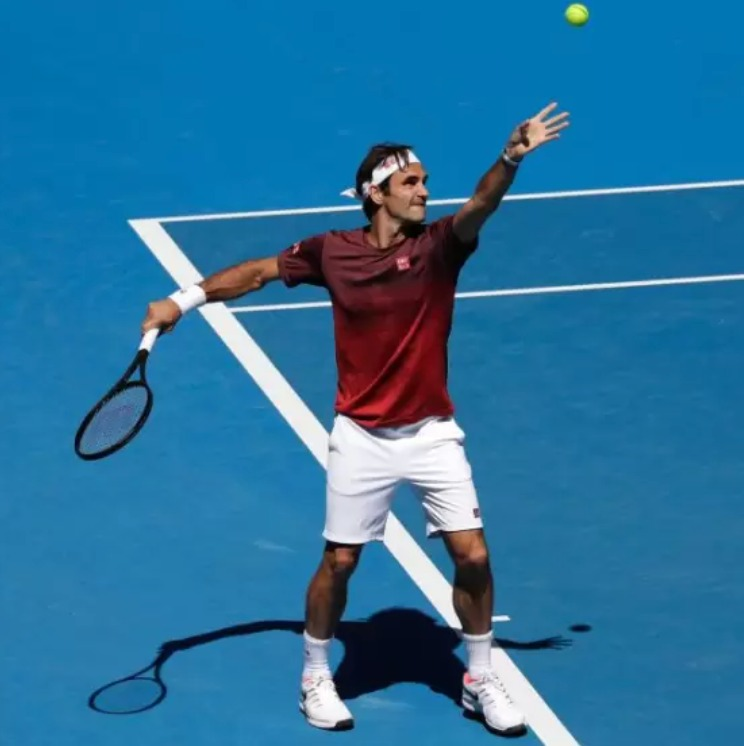
#> input picture course/versions/ai-workshops/02_vision/_resources/pictures/sample.jpg, 744 x 746 px
$ jupyter execute 01_images_and_cameras.ipynb   (shell and % lines are left out)
#> lines starting #> are read from the running program, lines starting #| are printed output that depends on the picture
[cell 1]
# Notebook 1: Images are Numbers
# You'll learn: pixels, channels, arrays, and a first camera frame.

import numpy as np
import matplotlib.pyplot as plt
import cv2

print("numpy:", np.__version__)
print("opencv:", cv2.__version__)

[cell 2]
# A tiny 3x4 "image" with 1 channel (grayscale)
img = np.array([
    [0,  50, 100, 150],
    [10, 60, 110, 160],
    [20, 70, 120, 170]
], dtype=np.uint8)

print("shape:", img.shape)   # (height, width)
print("dtype:", img.dtype)
print("min/max:", img.min(), img.max())

plt.imshow(img, cmap="gray")
plt.title("A tiny grayscale image")
plt.axis("off")
plt.show()

[cell 3]
# Put an image file next to this notebook, e.g. "sample.jpg"
path = "../pictures/sample.jpg"
bgr = cv2.imread(path)
#> bgr is the input picture: shape (746, 744, 3); mean B, G, R 157.7, 114.5, 40.8

if bgr is None:
    raise FileNotFoundError(
        f"Couldn't load {path}. Put an image next to the notebook (e.g. sample.jpg)."
    )

print("OpenCV loads BGR images by default.")
print("shape (H,W,C):", bgr.shape)
#| shape (H,W,C): (746, 744, 3)
print("dtype:", bgr.dtype)
#| dtype: uint8

rgb = cv2.cvtColor(bgr, cv2.COLOR_BGR2RGB)

plt.imshow(rgb)
plt.title("Loaded image (RGB)")
plt.axis("off")
plt.show()

[cell 4]
R = rgb[:, :, 0]
G = rgb[:, :, 1]
B = rgb[:, :, 2]

fig, axes = plt.subplots(1, 3, figsize=(12, 4))
axes[0].imshow(R, cmap="Reds"); axes[0].set_title("Red channel"); axes[0].axis("off")
axes[1].imshow(G, cmap="Greens"); axes[1].set_title("Green channel"); axes[1].axis("off")
axes[2].imshow(B, cmap="Blues"); axes[2].set_title("Blue channel"); axes[2].axis("off")
plt.show()

[cell 5]
gray = cv2.cvtColor(bgr, cv2.COLOR_BGR2GRAY)
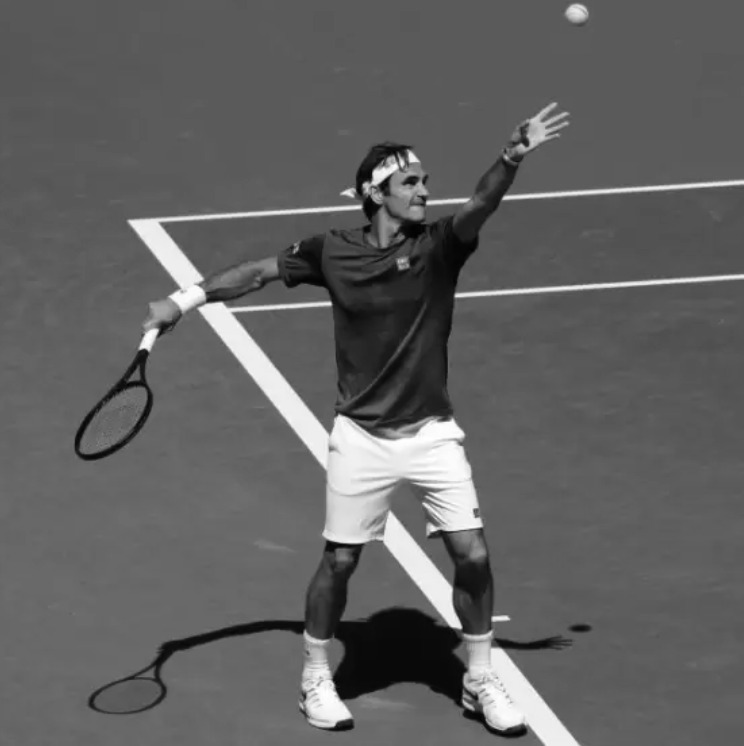
#> gray: shape (746, 744); min 1, max 255, mean 97.4

print("gray shape:", gray.shape)
#| gray shape: (746, 744)

plt.imshow(gray, cmap="gray")
plt.title("Grayscale")
plt.axis("off")
plt.show()

# Brightness change (clipped to 0..255)
brighter = np.clip(gray + 40, 0, 255).astype(np.uint8)
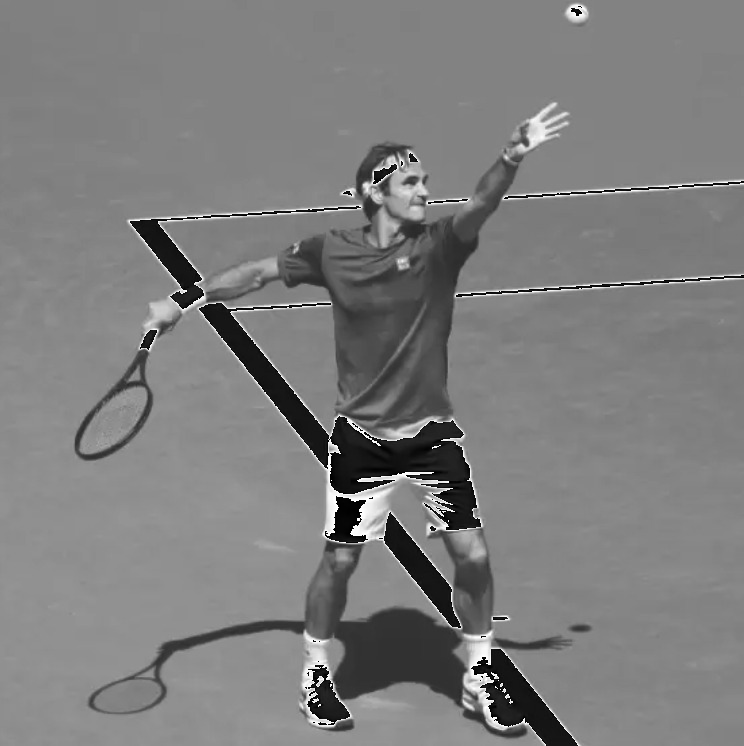
#> brighter: shape (746, 744); min 0, max 255, mean 125.5
darker = np.clip(gray - 40, 0, 255).astype(np.uint8)

fig, axes = plt.subplots(1, 3, figsize=(12, 4))
axes[0].imshow(darker, cmap="gray"); axes[0].set_title("Darker"); axes[0].axis("off")
axes[1].imshow(gray, cmap="gray"); axes[1].set_title("Original"); axes[1].axis("off")
axes[2].imshow(brighter, cmap="gray"); axes[2].set_title("Brighter"); axes[2].axis("off")
plt.show()

[cell 6]
# Did you notice how some pixels got brighter in the "darker" image, even though we subtracted values? Similarly, did you notice how some got darker in the "brighter" image?
# Remember, pixel values are represented by unsigned 8-bit integers (uint8), meaning they only contain values between 0-255. If we try to represent a value less than 0 like this, then the values cannot be accurate. What happens is something called "underflow" when trying to go below 0 and "overflow" when trying to go above 255. The values "wrap around" to the other side so that they always stay within the range capable of being represented by uint8.

# Th below demonstrates this:

# Display the grayscale values
print(f"Grayscale values: min: {gray.min()}, max: {gray.max()}")
#| Grayscale values: min: 1, max: 255

# Subtract 40 from the grayscale values
shifted_down_uint8 = gray - 40

# Due to underflow, the values that were originally less than 40 will wrap around and become large values close to 255. Thus, the range of the shifted_down_uint8 will still be between 0 and 255.
print(f"Shifted down values: min: {shifted_down_uint8.min()}, max: {shifted_down_uint8.max()}")
#| Shifted down values: min: 0, max: 255

# To avoid this, we can convert the image to another data type before performing the subtraction, and then clip the values to the correct range before converting back to uint8:
shifted_down = np.clip(gray.astype(np.float32) - 40, 0, 255).astype(np.uint8)
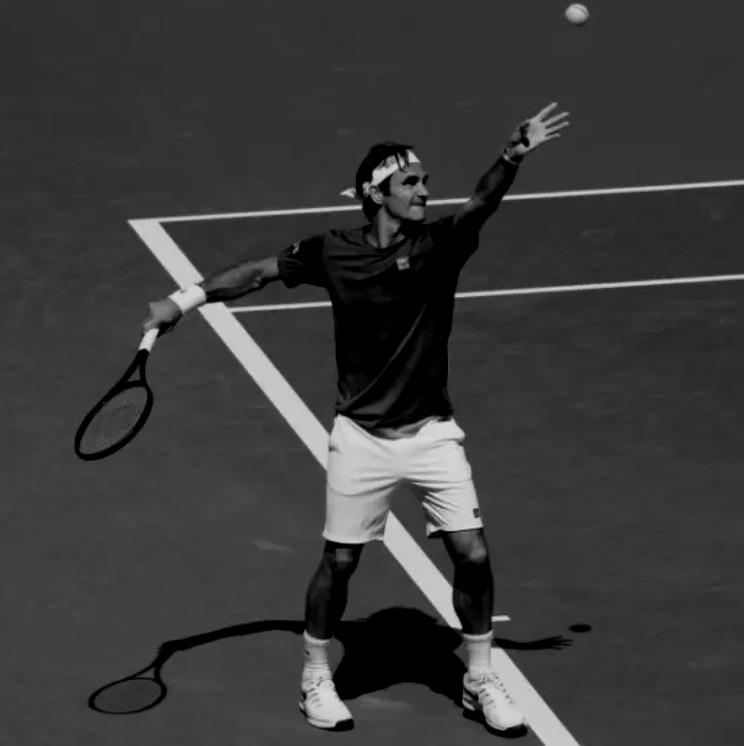
#> shifted_down: shape (746, 744); min 0, max 215, mean 58.5

# Now, we can see the values are correctly shifted down and we've avoided underflow:
print(f"Shifted down values (with clipping): min: {shifted_down.min()}, max: {shifted_down.max()}")
#| Shifted down values (with clipping): min: 0, max: 215

[cell 7]
# We can look at the distribution of pixel values by counting the number of pixels at each intensity level (0..255) BEFORE and AFTER brightness change.

plt.hist(darker.ravel(), bins=256, range=(0, 255), color="black", alpha=0.5, label="Darker")
# plt.hist(shifted_down.ravel(), bins=256, range=(0, 255), color="red", alpha=0.5, label="Accounting for Underflow")
plt.hist(gray.ravel(), bins=256, range=(0, 255), color="gray", alpha=0.5, label="Original")
plt.hist(brighter.ravel(), bins=256, range=(0, 255), color="lightgray", alpha=0.5, label="Brighter")
plt.legend()
plt.show()
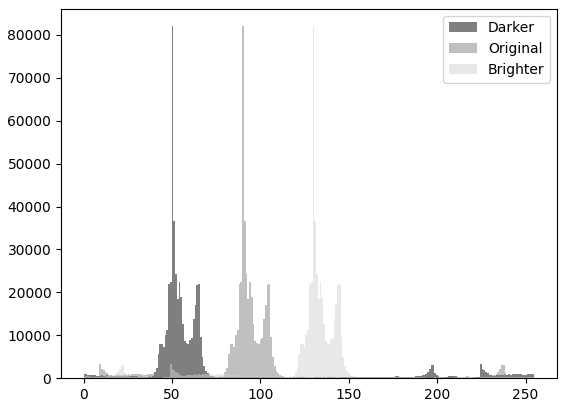
#> figure drawn by matplotlib, 1 panel; tallest bar 82024 high, from x = 49.8 to 50.8; tallest bar 82024 high, from x = 89.65 to 90.64; tallest bar 82024 high, from x = 129.5 to 130.5

[cell 8]
h, w = rgb.shape[:2]
#> h = 746; w = 744
crop = rgb[h//4: 3*h//4, w//4: 3*w//4]  # center crop
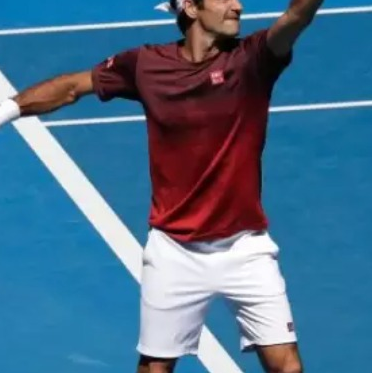
#> crop: shape (373, 372, 3); mean R, G, B 75.6, 112, 140.7

resized = cv2.resize(crop, (w//2, h//2), interpolation=cv2.INTER_AREA)

plt.figure(figsize=(5,5))
plt.imshow(resized)
plt.title("Cropped + resized")
plt.axis("off")
plt.show()

[cell 9]
import subprocess
import cv2
import matplotlib.pyplot as plt

try:
    subprocess.run([
        "rpicam-still",
        "-o", "pictures/captured_frame.png",
        "--timeout", "200",
        "--nopreview"
    ], check=True)
#> (this line was passed over: subprocess is not available in this run)

    img = cv2.imread("captured_frame.png")
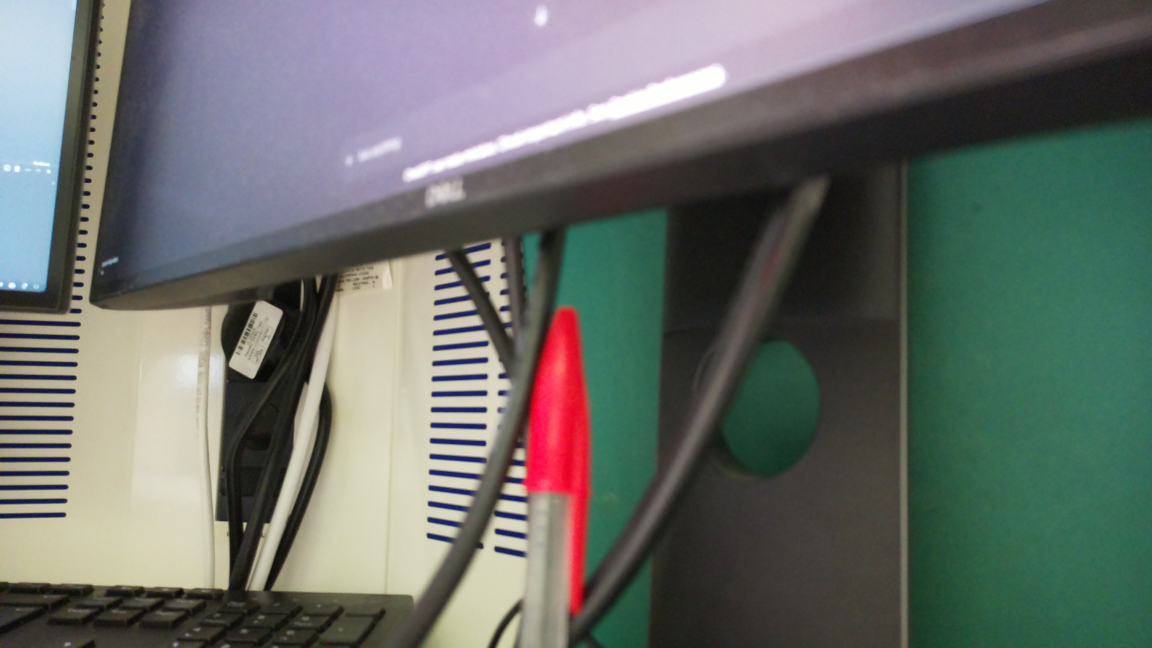
#> input picture course/versions/ai-workshops/02_vision/_resources/pictures/captured_frame.png, 4608 x 2592 px, found by its file name (shown at 1/4 size)
#> img is the input picture: shape (2592, 4608, 3); mean B, G, R 104.8, 109.9, 104.6

    if img is None:
        print("Image capture failed.")
    else:
        rgb = cv2.cvtColor(img, cv2.COLOR_BGR2RGB)
#> rgb: shape (2592, 4608, 3)
        plt.imshow(rgb)
        plt.axis("off")
        plt.show()

except Exception as e:
    print("Camera failed but notebook continues:", e)

[cell 10]
try:
    R = rgb[:, :, 0].astype(float)
#> R: shape (2592, 4608) float64
    G = rgb[:, :, 1].astype(float)
#> G: shape (2592, 4608) float64
    B = rgb[:, :, 2].astype(float)
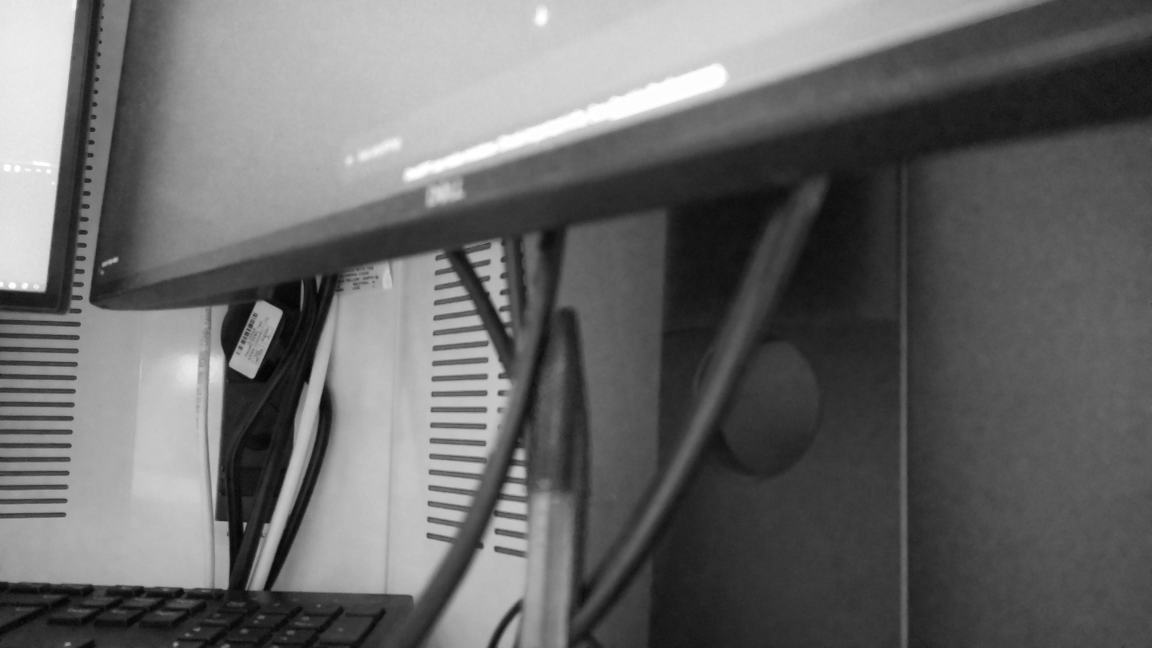
#> B: shape (2592, 4608) float64 (shown at 1/4 size); min 0, max 255, mean 104.8

    redness = R - 0.5 * (G + B)
    redness = redness.clip(0, 255).astype("uint8")
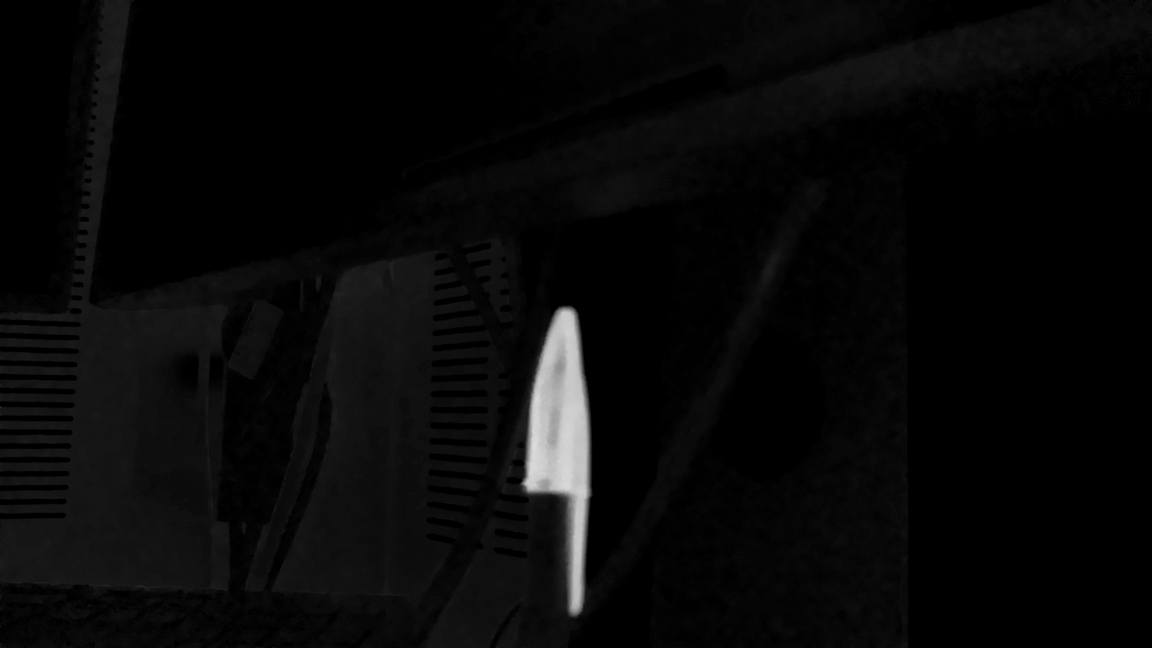
#> redness: shape (2592, 4608) (shown at 1/4 size); min 0, max 222, mean 8.3

    output_path = "pictures/captured_frame_red_filtered.png"
    cv2.imwrite(output_path, redness)

    print("Saved:", output_path)

    plt.imshow(redness, cmap="gray")
    plt.title("Redness map")
    plt.axis("off")
    plt.show()

except Exception as e:
    print("Redness map failed but notebook continues:", e)
